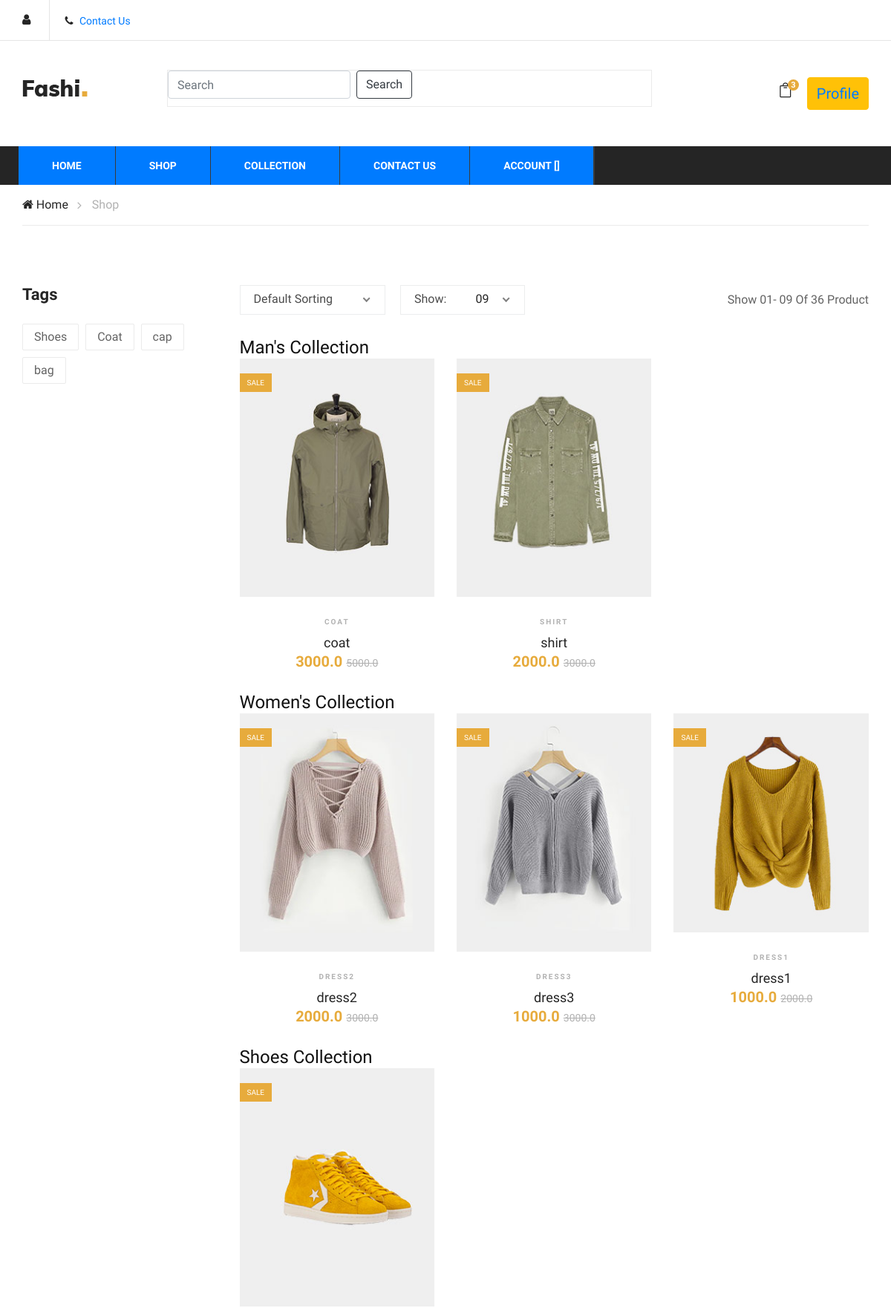
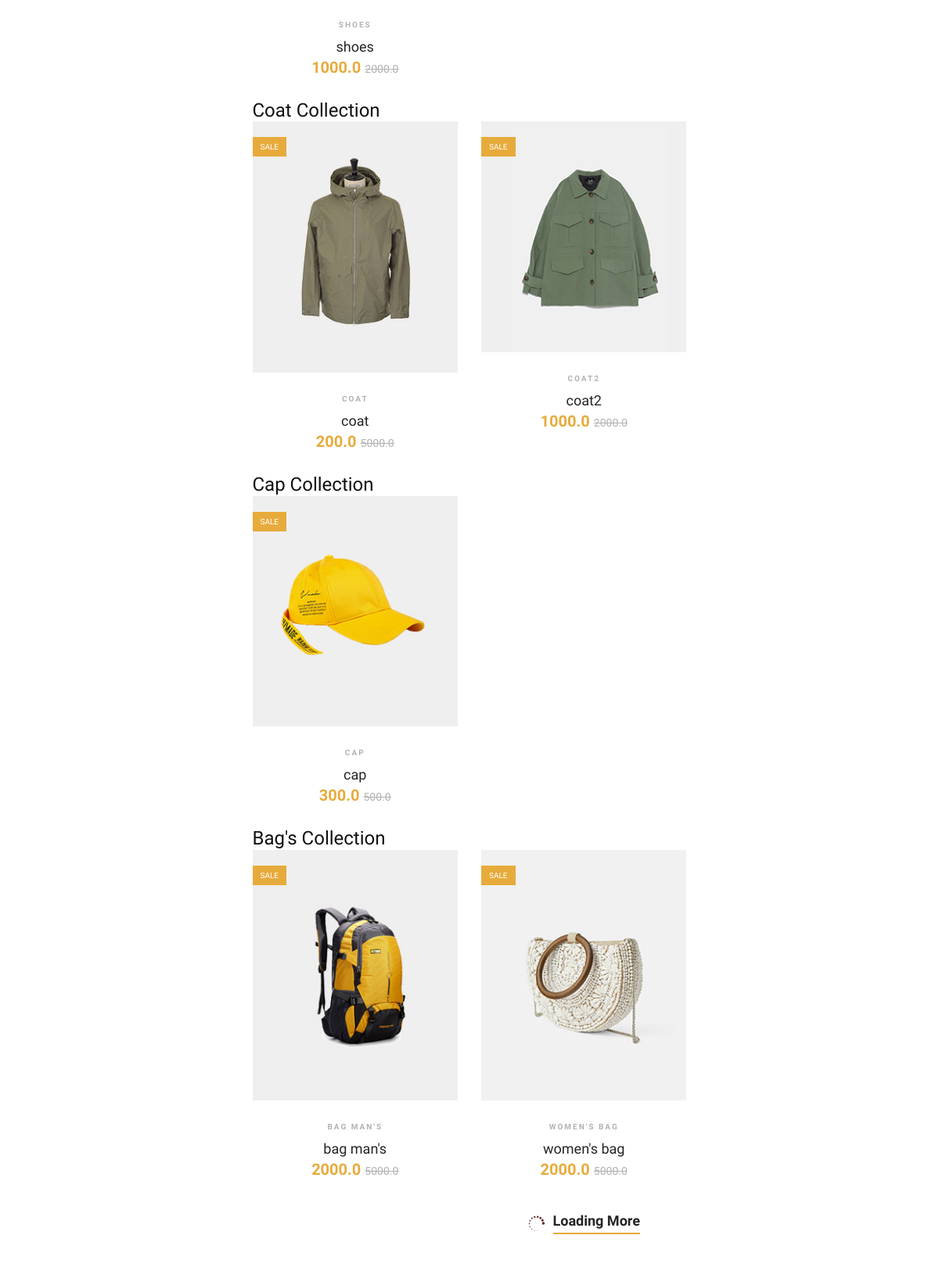
The app's page /shop/ (upper part) with its own data (2 pictures, top to bottom).
### app/models.py (models this page shows, shortened)
class Product(models.Model):
    title = models.CharField(max_length =100)
    selling_price = models.FloatField()
    discounted_price = models.FloatField()
    brand = models.CharField(max_length = 50)
    category = models.CharField(choices=CATEGORY_CHOICES , max_length=2)
    description = models.TextField()
    product_images = models.ImageField(upload_to = 'productimg/')

### app/views.py (the view)
# urls.py: path('shop/', views.ShopView.as_view() , name="shop"),
class ShopView(View):
    def get(self, request):
        man = Product.objects.filter(category='M')
        women = Product.objects.filter(category='W')
        shoes = Product.objects.filter(category='S')
        coat = Product.objects.filter(category='C')
        cap = Product.objects.filter(category='CA')
        bag = Product.objects.filter(category='B')
        return render(request, 'app/shop.html', {'man': man, 'women': women, 'shoes': shoes, 'coat': coat, 'cap': cap, 'bag': bag})

### app/templates/app/shop.html (shortened to what this page needs)
{% extends 'app/base.html' %}
{% load static %}
{% block main-content %}
<div class="breacrumb-section">
   <div class="container">
      <div class="row">
         <div class="col-lg-12">
            <div class="breadcrumb-text">
               <a href="#"><i class="fa fa-home"></i> Home</a>
               <span>Shop</span>
            </div>
         </div>
      </div>
   </div>
</div>
<section class="product-shop spad">
   <div class="container">
      <div class="row">
         <div class="col-lg-3 col-md-6 col-sm-8 order-2 order-lg-1 produts-sidebar-filter">
            <div class="filter-widget">
               <h4 class="fw-title">Tags</h4>
               <div class="fw-tags">
                  <a href="{% url 'shoes' %}">Shoes</a>
                  <a href="{% url 'coat' %}">Coat</a>
                  <a href="#">cap</a>
                  <a href="#">bag</a>
               </div>
            </div>
         </div>
         <div class="col-lg-9 order-1 order-lg-2">
            <div class="product-show-option">
               <div class="row">
                  <div class="col-lg-7 col-md-7">
                     <div class="select-option">
                     </div>
                  </div>
                  <div class="col-lg-5 col-md-5 text-right">
                     <p>Show 01- 09 Of 36 Product</p>
                  </div>
               </div>
            </div>
<h4> Man's Collection </h4>
            <div class="product-list">
               <div class="row">
                  {% for product in man %}
                  <div class="col-lg-4 col-sm-6">
                     <div class="product-item">
                        <div class="pi-pic">
                           <img src="{{product.product_images.url}}" alt="">
                           <div class="sale pp-sale">Sale</div>
                        </div>
                        <div class="pi-text">
                           <div class="catagory-name">{{product.title}}</div>
                           <a href="#">
                              <h5>{{product.title}}</h5>
                           </a>
                           <div class="product-price">
                              {{product.discounted_price}}
                              <span>{{product.selling_price}}</span>
                           </div>
                        </div>
                     </div>
                  </div>
                  {% endfor %}
               </div>
            </div>
            <h4> Women's Collection </h4>
            <div class="product-list">
               <div class="row">
                  {% for product in women %}
                  <div class="col-lg-4 col-sm-6">
                     <div class="product-item">
                        <div class="pi-pic">
                           <img src="{{product.product_images.url}}" alt="">
                           <div class="sale pp-sale">Sale</div>
                        </div>
                        <div class="pi-text">
                           <div class="catagory-name">{{product.title}}</div>
                           <a href="#">
                              <h5>{{product.title}}</h5>
                           </a>
                           <div class="product-price">
                              {{product.discounted_price}}
                              <span>{{product.selling_price}}</span>
                           </div>
                        </div>
                     </div>
                  </div>
                  {% endfor %}
               </div>
               <h4> Shoes Collection </h4>
               <div class="product-list">
                  <div class="row">
                     {% for product in shoes %}
                     <div class="col-lg-4 col-sm-6">
                        <div class="product-item">
                           <div class="pi-pic">
                              <img src="{{product.product_images.url}}" alt="">
                              <div class="sale pp-sale">Sale</div>
                           </div>
                           <div class="pi-text">
                              <div class="catagory-name">{{product.title}}</div>
                              <a href="#">
                                 <h5>{{product.title}}</h5>
                              </a>
                              <div class="product-price">
                                 {{product.discounted_price}}
                                 <span>{{product.selling_price}}</span>
                              </div>
                           </div>
                        </div>
                     </div>
                     {% endfor %}
                  </div>
                  <h4>Coat Collection</h4>
                  <div class="product-list">
                     <div class="row">
                        {% for product in coat %}
                        <div class="col-lg-4 col-sm-6">
                           <div class="product-item">
                              <div class="pi-pic">
                                 <img src="{{product.product_images.url}}" alt="">
                                 <div class="sale pp-sale">Sale</div>
                              </div>
                              <div class="pi-text">
                                 <div class="catagory-name">{{product.title}}</div>
                                 <a href="#">
                                    <h5>{{product.title}}</h5>
                                 </a>
                                 <div class="product-price">
                                    {{product.discounted_price}}
                                    <span>{{product.selling_price}}</span>
                                 </div>
                              </div>
                           </div>
                        </div>
                        {% endfor %}
                     </div>
                     <h4> Cap Collection </h4>
                     <div class="product-list">
                        <div class="row">
                           {% for product in cap %}
                           <div class="col-lg-4 col-sm-6">
                              <div class="product-item">
                                 <div class="pi-pic">
                                    <img src="{{product.product_images.url}}" alt="">
                                    <div class="sale pp-sale">Sale</div>
                                 </div>
                                 <div class="pi-text">
                                    <div class="catagory-name">{{product.title}}</div>
                                    <a href="#">
                                       <h5>{{product.title}}</h5>
                                    </a>
                                    <div class="product-price">
                                       {{product.discounted_price}}
                                       <span>{{product.selling_price}}</span>
                                    </div>
                                 </div>
                              </div>
                           </div>
                           {% endfor %}
                        </div>
                        <h4> Bag's Collection </h4>
                        <div class="product-list">
                           <div class="row">
                              {% for product in bag %}
                              <div class="col-lg-4 col-sm-6">
                                 <div class="product-item">
                                    <div class="pi-pic">
                                       <img src="{{product.product_images.url}}" alt="">
                                       <div class="sale pp-sale">Sale</div>
                                    </div>
                                    <div class="pi-text">
                                       <div class="catagory-name">{{product.title}}</div>
                                       <a href="#">
                                          <h5>{{product.title}}</h5>
                                       </a>
                                       <div class="product-price">
                                          {{product.discounted_price}}
                                          <span>{{product.selling_price}}</span>
                                       </div>
                                    </div>
                                 </div>
                              </div>
                              {% endfor %}
                           </div>
               <div class="loading-more">
                  <i class="icon_loading"></i>
                  <a href="#">
                     Loading More
                  </a>
               </div>
            </div>
         </div>
      </div>
</section>
{% endblock main-content %}

### app/static/app/css/style.css (style rules this page uses)
html, body { height: 100%; font-family: "Muli", sans-serif; -webkit-font-smoothing: antialiased; font-smoothing: antialiased; }
h1, h2, h3, h4, h5, h6 { margin: 0; color: #111111; font-weight: 400; font-family: "Muli", sans-serif; }
h4 { font-size: 24px; }
h5 { font-size: 18px; }
p { font-size: 16px; font-family: "Muli", sans-serif; color: #636363; font-weight: 400; line-height: 26px; margin: 0 0 15px 0; }
img { max-width: 100%; }
.spad { padding-top: 100px; padding-bottom: 100px; }
.product-item { margin-bottom: 26px; }
.product-item .pi-pic { overflow: hidden; position: relative; }
.product-item .pi-pic img { min-width: 100%; }
.product-item .pi-pic .sale { color: #ffffff; font-size: 10px; background: #76BC42; position: absolute; left: 0; top: 20px; padding: 5px 10px; text-transform: uppercase; }
.product-item .pi-pic .sale.pp-sale { background: #e7ab3c; }
.product-item .pi-text { text-align: center; padding-top: 26px; }
.product-item .pi-text .catagory-name { font-size: 10px; color: #b2b2b2; font-weight: 700; letter-spacing: 2px; text-transform: uppercase; margin-bottom: 10px; }
.product-item .pi-text a { display: block; }
.product-item .pi-text a h5 { color: #252525; }
.product-item .pi-text .product-price { color: #e7ab3c; font-size: 20px; font-weight: 700; }
.product-item .pi-text .product-price span { font-size: 14px; font-weight: 400; color: #b2b2b2; text-decoration: line-through; }
.breadcrumb-text { border-bottom: 1px solid #ebebeb; padding: 15px 0; }
.breadcrumb-text a { display: inline-block; font-size: 16px; color: #252525; margin-right: 28px; position: relative; }
.breadcrumb-text a:after { position: absolute; right: -18px; top: 0px; content: ""; font-family: "FontAwesome"; font-size: 16px; color: #b2b2b2; }
.breadcrumb-text span { display: inline-block; color: #b2b2b2; }
.product-shop { padding-top: 80px; padding-bottom: 80px; }
.filter-widget { margin-bottom: 45px; }
.filter-widget .fw-title { color: #252525; font-size: 22px; font-weight: 700; margin-bottom: 26px; }
.filter-widget .fw-tags a { display: inline-block; font-size: 16px; color: #636363; padding: 5px 15px; border: 1px solid #ebebeb; margin-right: 5px; margin-bottom: 9px; border-radius: 2px; }
.product-show-option { margin-bottom: 30px; }
.product-show-option .select-option { display: -webkit-box; display: -ms-flexbox; display: flex; }
.product-show-option p { margin-bottom: 0; color: #636363; line-height: 39px; }
.loading-more { text-align: center; padding-top: 10px; }
.loading-more i { font-size: 22px; color: #663333; margin-right: 6px; position: relative; top: 7px; }
.loading-more a { font-size: 18px; font-weight: 700; color: #252525; position: relative; display: inline-block; }
.loading-more a:before { position: absolute; left: 0; bottom: -4px; width: 100%; height: 2px; background: #e7ab3c; content: ""; }
@media only screen and (min-width: 1200px) { .container { max-width: 1170px; } }

### records on screen
Product: product_images (picture), title "COAT", title "coat", discounted_price "3000.0", selling_price "5000.0"
Product: product_images (picture), title "SHIRT", title "shirt", discounted_price "2000.0", selling_price "3000.0"
Product: product_images (picture), title "DRESS2", title "dress2", discounted_price "2000.0", selling_price "3000.0"
Product: product_images (picture), title "DRESS3", title "dress3", discounted_price "1000.0", selling_price "3000.0"
Product: product_images (picture), title "DRESS1", title "dress1", discounted_price "1000.0", selling_price "2000.0"
Product: product_images (picture), title "SHOES", title "shoes", discounted_price "1000.0", selling_price "2000.0"
Product: product_images (picture), title "COAT", title "coat", discounted_price "200.0", selling_price "5000.0"
Product: product_images (picture), title "COAT2", title "coat2", discounted_price "1000.0", selling_price "2000.0"
Product: product_images (picture), title "CAP", title "cap", discounted_price "300.0", selling_price "500.0"
Product: product_images (picture), title "BAG MAN'S", title "bag man's", discounted_price "2000.0", selling_price "5000.0"
Product: product_images (picture), title "WOMEN'S BAG", title "women's bag", discounted_price "2000.0", selling_price "5000.0"
